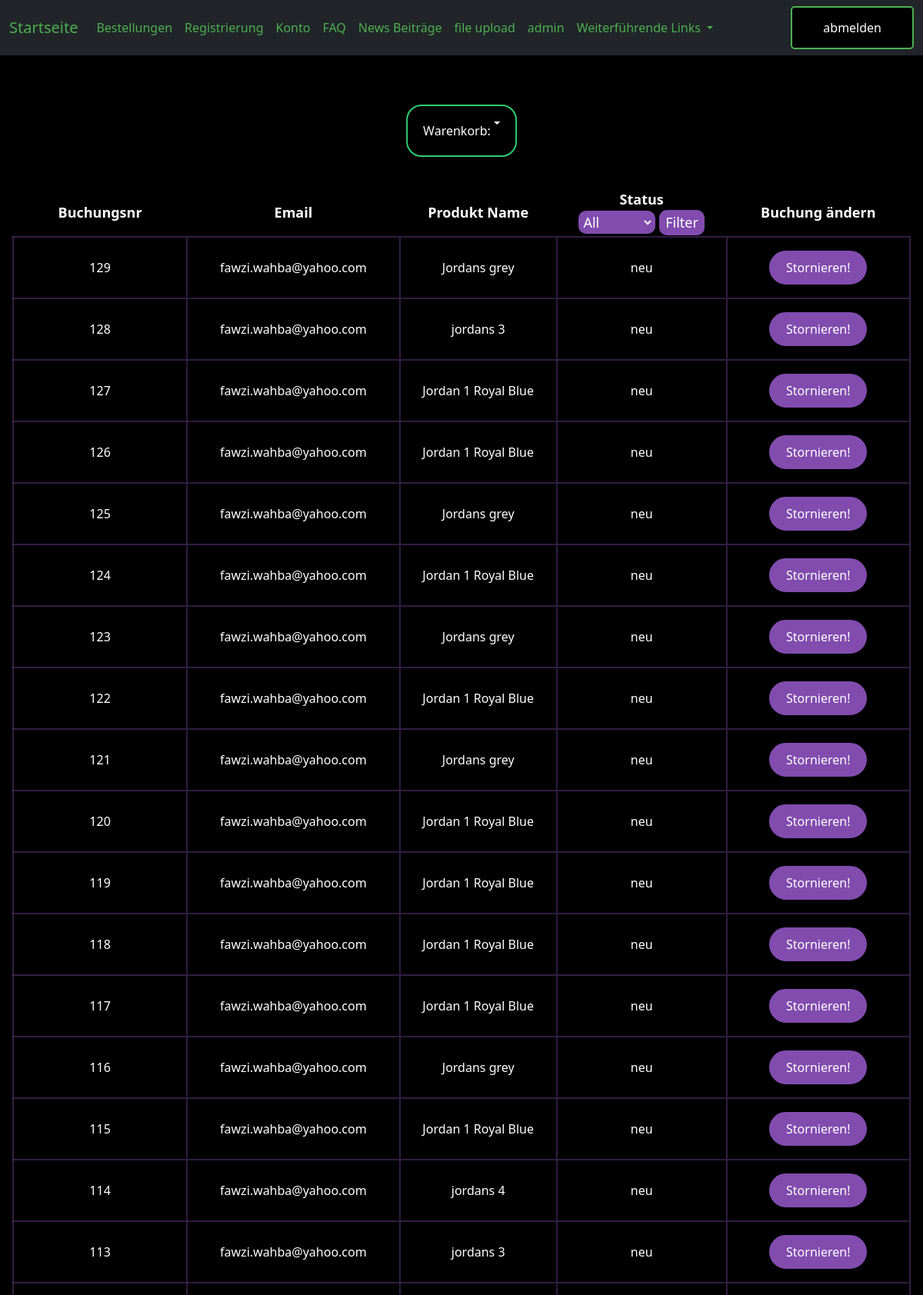
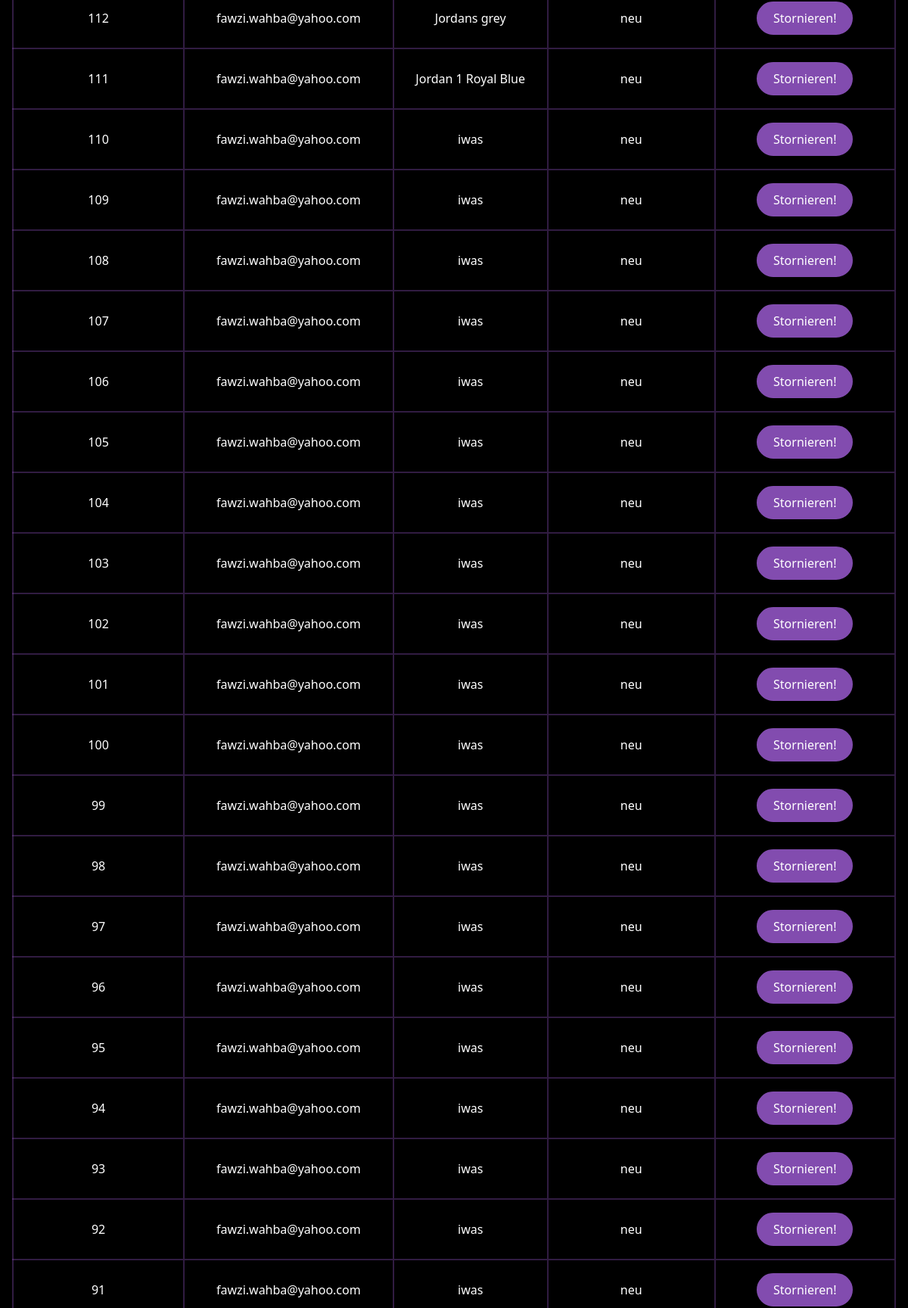
The app's page /0new/sales_anzeigen.php (signed in, upper part) with its own data (2 pictures, top to bottom).
### tables this page shows
CREATE TABLE `verkaufte_produkte` (
  `id` int(11) NOT NULL,
  `usermail` varchar(255) NOT NULL,
  `fk_person_id` int(11) NOT NULL,
  `fk_produkt_id` int(11) NOT NULL,
  `produkt_name` varchar(255) NOT NULL,
  `timestamp` timestamp NOT NULL DEFAULT current_timestamp() ON UPDATE current_timestamp(),
  `status` varchar(255) NOT NULL DEFAULT 'neu',
  `produkt_preis` int(11) NOT NULL
);

### 0new/sales_anzeigen.php (the view, shortened to what this page needs)
<?php
include "bestellungen_main.php";
?>
<!doctype html>
<html lang="en">
<head>
</head>
<body>
<table class="mx-3">
    <tr>
        <th class="th">Buchungsnr</th>
        <th class="th">Email</th>
        <th class="th">Produkt Name</th>
        <th class="th">Status
            <form method="post" action="">
                <select name="status_filter" class="dropdown_filter" id="status_filter">
                    <option value="" <?php if(!isset($_POST['status_filter'])) echo 'selected';?>>All</option>
                </select>
                <input type="submit" class="dropdown_submit" value="Filter">
            </form>
        </th>
        <th class="th">Buchung ändern</th>
    </tr>
    <?php
    $current_user = $_SESSION["email"];
    include "../0include/dbaccess.php";
    $sql = "SELECT * FROM verkaufte_produkte WHERE usermail = '$current_user'ORDER BY id desc";
    $result = mysqli_query($db_obj, $sql);
    if (mysqli_num_rows($result) > 0) {
        while($row = mysqli_fetch_assoc($result)) {
            echo "<tr class='my_tr'>";
            echo "<form method='post' class='my-0 py-0 mx-0 px-0 my_form'>";
            echo "<td class='text-center right_border'>";
            echo"<div class='text-center '>";
            echo  $row["id"] ;
            echo "</div>";
            echo "</td>";
            echo "<td class='text-center right_border'>" . $row["usermail"] . "</td>";
            echo "<td class='text-center right_border'>" . $row["produkt_name"] . "</td>";
            echo "<td class='text-center meins'>" . $row["status"] . "</td>";
            echo "<td class='text-center meins'>";
            echo "<button type='button' class='button_2 py-2 my-3' onclick='delete_row(this) '>Stornieren!</button>";
            echo "</td>";
            echo "</form>";
            echo "</tr>";
        }
    }else {
        echo "</table>";
        echo "<div class='warnung py-3 my-3'>";
        echo "Keine Buchungen gefunden!";
        echo "</div>";
    }
    ?>
</table>
</body>
<?php
include_once "../0include/footer.php"
?>
</html>

### 0design/my_design.css (style rules this page uses)
body { background-color: black; color: white; }
.button_2 { background-color: #824caf; color: white; border: 2px solid #824caf; padding: 14px 40px; border-radius: 5px; transition-duration: 0.25s; }

### 0new/sales_anzeigen.php (style rules this page uses)
.my_tr { border: 2px solid #824caf60; }
td { border-right: #824caf60 2px solid; }
.th { width: 400px; margin-left: 50px; margin-right: 50px; font-size: large; text-align: center; }
.button_2 { margin: 0; margin-bottom: 50px; padding: 5px; padding-left: 20px; padding-right: 20px; border-radius: 50px; }
.dropdown_filter { outline: none; color: white; border: 2px #824caf solid; background-color: #824caf; border-radius: 10px; }
.dropdown_submit { color: white; border: 2px #824caf solid; background-color: #824caf; border-radius: 10px; }

### records on screen
verkaufte_produkte: id "129", usermail "fawzi.wahba@yahoo.com", produkt_name "Jordans grey", status "neu"
verkaufte_produkte: id "128", usermail "fawzi.wahba@yahoo.com", produkt_name "jordans 3", status "neu"
verkaufte_produkte: id "127", usermail "fawzi.wahba@yahoo.com", produkt_name "Jordan 1 Royal Blue", status "neu"
verkaufte_produkte: id "126", usermail "fawzi.wahba@yahoo.com", produkt_name "Jordan 1 Royal Blue", status "neu"
verkaufte_produkte: id "125", usermail "fawzi.wahba@yahoo.com", produkt_name "Jordans grey", status "neu"
verkaufte_produkte: id "124", usermail "fawzi.wahba@yahoo.com", produkt_name "Jordan 1 Royal Blue", status "neu"
verkaufte_produkte: id "123", usermail "fawzi.wahba@yahoo.com", produkt_name "Jordans grey", status "neu"
verkaufte_produkte: id "122", usermail "fawzi.wahba@yahoo.com", produkt_name "Jordan 1 Royal Blue", status "neu"
verkaufte_produkte: id "121", usermail "fawzi.wahba@yahoo.com", produkt_name "Jordans grey", status "neu"
verkaufte_produkte: id "120", usermail "fawzi.wahba@yahoo.com", produkt_name "Jordan 1 Royal Blue", status "neu"
verkaufte_produkte: id "119", usermail "fawzi.wahba@yahoo.com", produkt_name "Jordan 1 Royal Blue", status "neu"
verkaufte_produkte: id "118", usermail "fawzi.wahba@yahoo.com", produkt_name "Jordan 1 Royal Blue", status "neu"
verkaufte_produkte: id "117", usermail "fawzi.wahba@yahoo.com", produkt_name "Jordan 1 Royal Blue", status "neu"
verkaufte_produkte: id "116", usermail "fawzi.wahba@yahoo.com", produkt_name "Jordans grey", status "neu"
verkaufte_produkte: id "115", usermail "fawzi.wahba@yahoo.com", produkt_name "Jordan 1 Royal Blue", status "neu"
verkaufte_produkte: id "114", usermail "fawzi.wahba@yahoo.com", produkt_name "jordans 4", status "neu"
verkaufte_produkte: id "113", usermail "fawzi.wahba@yahoo.com", produkt_name "jordans 3", status "neu"
verkaufte_produkte: id "112", usermail "fawzi.wahba@yahoo.com", produkt_name "Jordans grey", status "neu"
verkaufte_produkte: id "111", usermail "fawzi.wahba@yahoo.com", produkt_name "Jordan 1 Royal Blue", status "neu"
verkaufte_produkte: id "110", usermail "fawzi.wahba@yahoo.com", produkt_name "iwas", status "neu"
verkaufte_produkte: id "109", usermail "fawzi.wahba@yahoo.com", produkt_name "iwas", status "neu"
verkaufte_produkte: id "108", usermail "fawzi.wahba@yahoo.com", produkt_name "iwas", status "neu"
verkaufte_produkte: id "107", usermail "fawzi.wahba@yahoo.com", produkt_name "iwas", status "neu"
verkaufte_produkte: id "106", usermail "fawzi.wahba@yahoo.com", produkt_name "iwas", status "neu"
verkaufte_produkte: id "105", usermail "fawzi.wahba@yahoo.com", produkt_name "iwas", status "neu"
verkaufte_produkte: id "104", usermail "fawzi.wahba@yahoo.com", produkt_name "iwas", status "neu"
verkaufte_produkte: id "103", usermail "fawzi.wahba@yahoo.com", produkt_name "iwas", status "neu"
verkaufte_produkte: id "102", usermail "fawzi.wahba@yahoo.com", produkt_name "iwas", status "neu"
verkaufte_produkte: id "101", usermail "fawzi.wahba@yahoo.com", produkt_name "iwas", status "neu"
verkaufte_produkte: id "100", usermail "fawzi.wahba@yahoo.com", produkt_name "iwas", status "neu"
verkaufte_produkte: id "99", usermail "fawzi.wahba@yahoo.com", produkt_name "iwas", status "neu"
verkaufte_produkte: id "98", usermail "fawzi.wahba@yahoo.com", produkt_name "iwas", status "neu"
verkaufte_produkte: id "97", usermail "fawzi.wahba@yahoo.com", produkt_name "iwas", status "neu"
verkaufte_produkte: id "96", usermail "fawzi.wahba@yahoo.com", produkt_name "iwas", status "neu"
verkaufte_produkte: id "95", usermail "fawzi.wahba@yahoo.com", produkt_name "iwas", status "neu"
verkaufte_produkte: id "94", usermail "fawzi.wahba@yahoo.com", produkt_name "iwas", status "neu"
verkaufte_produkte: id "93", usermail "fawzi.wahba@yahoo.com", produkt_name "iwas", status "neu"
verkaufte_produkte: id "92", usermail "fawzi.wahba@yahoo.com", produkt_name "iwas", status "neu"
verkaufte_produkte: id "91", usermail "fawzi.wahba@yahoo.com", produkt_name "iwas", status "neu"
